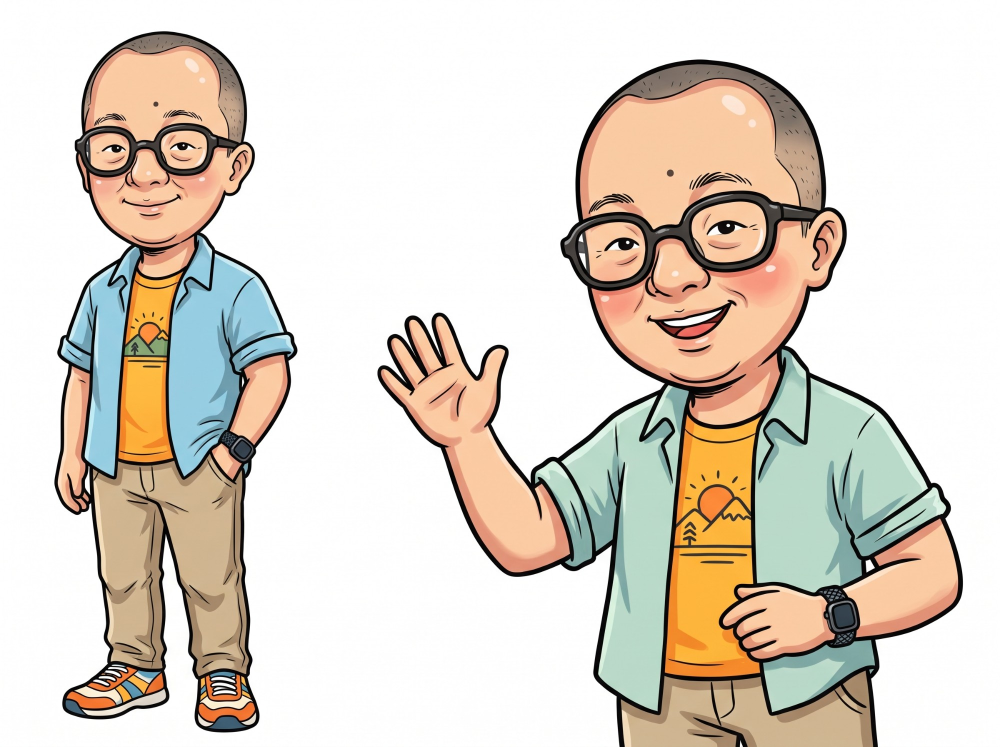
#> input picture video/allan/ref-poses.jpg, 2000 x 1493 px (shown at 1/2 size)
$ python extract.py
#> lines starting #> are read from the running program, lines starting #| are printed output that depends on the picture; after the words box and inside, x2 and y2 are one past the last pixel; in counts of white or black regions, pixels touching at a corner belong together
#> in save_components, im is the input picture: PIL image 2000x1493 RGB; mean R, G, B 221.3, 212.5, 201.1
"""Cut Allan's character sheets into transparent sprites.

Background = near-white pixels connected to the image (or panel) border.
Enclosed whites (eyes, glasses glare, sneaker stripes) are kept.
"""
import numpy as np
from PIL import Image, ImageFilter
from scipy import ndimage as ndi

def cutout(rgb, thr=232):
#> called with thr = 232
    a = np.asarray(rgb).astype(np.int16)
    white = (a.min(axis=2) >= thr)
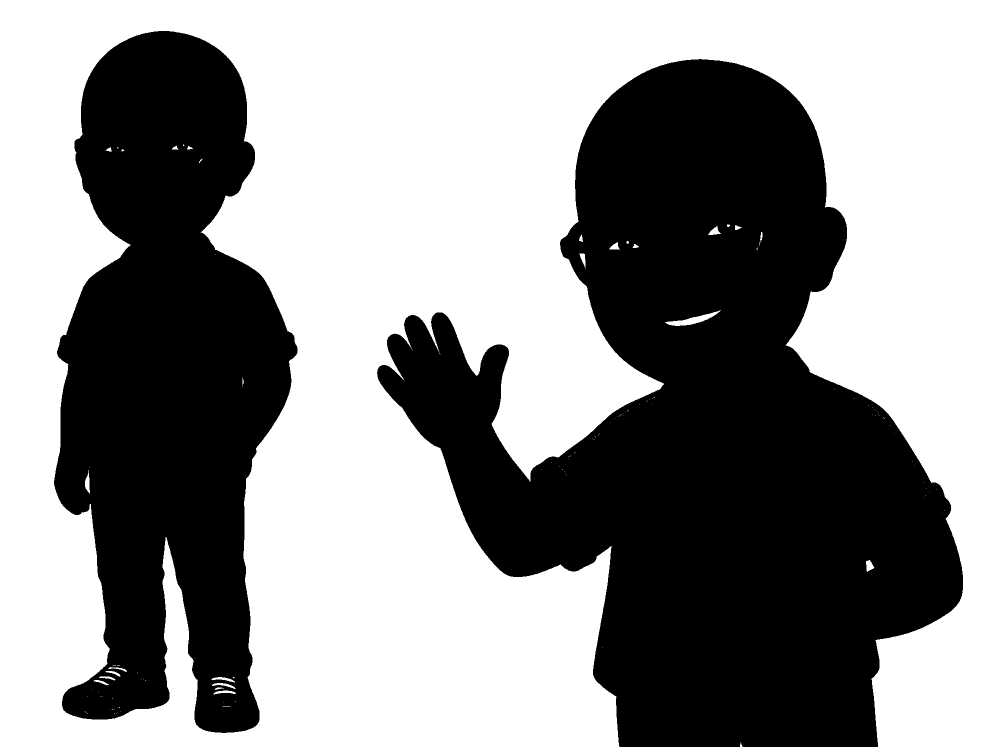
#> white: shape (1493, 2000) bool (shown at 1/2 size); 57.1% white; 2 black regions, box (x1, y1, x2, y2) and area: (754, 118, 1926, 1493) 836957, (108, 62, 595, 1466) 445090
    lab, n = ndi.label(white)
#> lab: shape (1493, 2000) int32; 160 distinct labels, from 0 to 159
#> n = 159
    border = set(np.unique(np.concatenate([lab[0], lab[-1], lab[:, 0], lab[:, -1]]))) - {0}
#> border = 2 items
    bg = np.isin(lab, list(border))
#> bg: shape (1493, 2000) bool; 56.9% white; 2 black regions, box (x1, y1, x2, y2) and area: (754, 118, 1926, 1493) 839282, (108, 62, 595, 1466) 446782
    alpha = (~bg).astype(np.uint8) * 255
    al = Image.fromarray(alpha).filter(ImageFilter.MinFilter(3)).filter(ImageFilter.GaussianBlur(1.0))
    out = rgb.convert('RGBA'); out.putalpha(al)
    return out, ~bg

def save_components(path, prefix, min_area=40000, names=None):
    im = Image.open(path).convert('RGB')
    out, fg = cutout(im)
    lab, n = ndi.label(ndi.binary_closing(fg, iterations=6))
#> lab: shape (1493, 2000) int32; 3 distinct labels, from 0 to 2
#> n = 2
    objs = ndi.find_objects(lab)
#> objs = 2 items
    comps = [(sl, (lab[sl] == i + 1).sum()) for i, sl in enumerate(objs)]
#> comps = 2 items
    comps = [c for c in comps if c[1] > min_area]
    comps.sort(key=lambda c: c[0][1].start)
    for k, (sl, area) in enumerate(comps):
        y0, y1, x0, x1 = sl[0].start, sl[0].stop, sl[1].start, sl[1].stop
        crop = out.crop((max(0, x0 - 4), max(0, y0 - 4), min(im.width, x1 + 4), min(im.height, y1 + 4)))
        name = names[k] if names and k < len(names) else f'{prefix}{k}'
        crop.save(f'sprites/{name}.png'); print(name, crop.size)
#> this loop made 2 passes
#> (area, y0, y1, x0, x1, name) on passes 1 to 2: (447142, 62, 1466, 108, 595, 'stand'), (837015, 118, 1487, 754, 1926, 'wave')
#| stand (495, 1412)
#| wave (1180, 1377)

save_components('ref-poses.jpg', 'pose', names=['stand', 'wave'])
save_components('ref-turnaround.jpg', 'turn', names=['front', 'threeq', 'side', 'back'])
#> call 2 of save_components, with path = 'ref-turnaround.jpg', prefix = 'turn', min_area = 40000
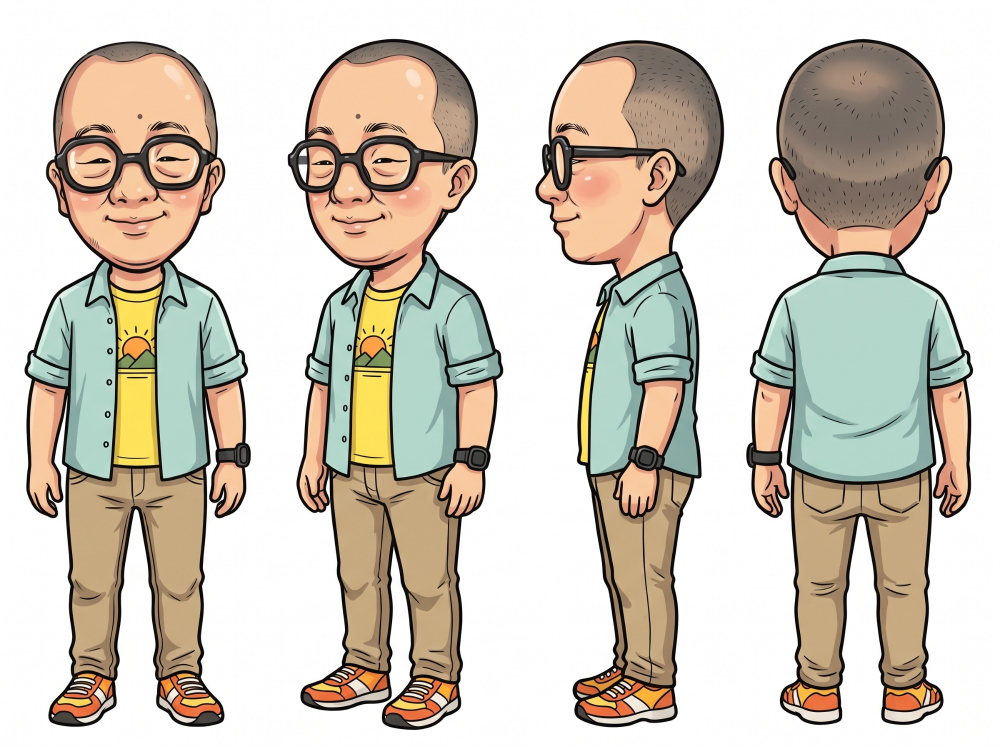
#> input picture video/allan/ref-turnaround.jpg, 2000 x 1493 px (shown at 1/2 size)
#> in save_components, im is the input picture: PIL image 2000x1493 RGB; mean R, G, B 208.3, 200.4, 187.6
#> in cutout (call 2), `white = (a.min(axis=2) >= thr)`: white: shape (1493, 2000) bool; 48.6% white; 245 white regions (228 under 20 px), largest, box (x1, y1, x2, y2) and area: (0, 0, 2000, 1493) 1449385, (1863, 814, 1886, 986) 1335, (598, 329, 614, 365) 377
#> in cutout (call 2), `lab, n = ndi.label(white)`: lab: shape (1493, 2000) int32; 366 distinct labels, from 0 to 365
#> in cutout (call 2), `bg = np.isin(lab, list(border))`: bg: shape (1493, 2000) bool; 48.5% white; 1 white region, box (x1, y1, x2, y2) and area: (0, 0, 2000, 1493) 1449333
#> in save_components (call 2), `lab, n = ndi.label(ndi.binary_closing(fg, iterations=6))`:
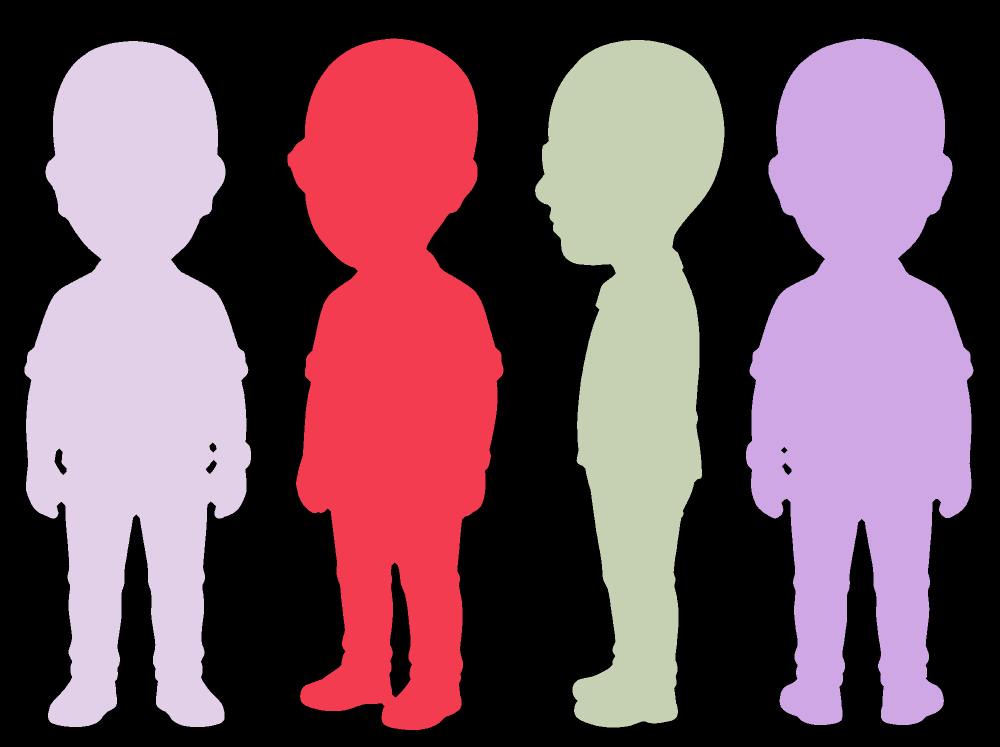
#> lab: shape (1493, 2000) int32 (shown at 1/2 size); 5 distinct labels, from 0 to 4; one colour per label, 0 black
#> in save_components (call 2), `lab, n = ndi.label(ndi.binary_closing(fg, iterations=6))`: n = 4
#> in save_components (call 2), `objs = ndi.find_objects(lab)`: objs = 4 items
#> the loop in save_components (call 2), `for k, (sl, area) in enumerate(comps):` made 4 passes
#> (area, y0, y1, x0, x1, name) on passes 1 to 4: (414783, 82, 1454, 49, 502, 'front'), (402555, 77, 1460, 575, 1007, 'threeq'), (305376, 80, 1455, 1070, 1449, 'side'), (418513, 77, 1450, 1492, 1947, 'back')
#| front (461, 1380)
#| threeq (440, 1391)
#| side (387, 1383)
#| back (463, 1381)

# expressions: 3x3 panels separated by black rules
im = Image.open('ref-expressions.jpg').convert('RGB'); a = np.asarray(im)
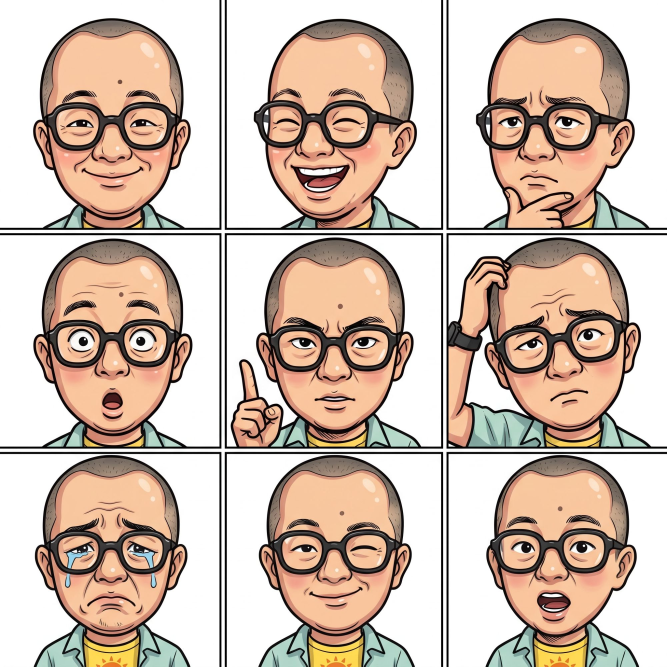
#> input picture video/allan/ref-expressions.jpg, 2000 x 2000 px (shown at 1/3 size)
#> further down, im is the input picture: PIL image 2000x2000 RGB; mean R, G, B 208.5, 189.4, 176
dark = a.max(axis=2) < 90
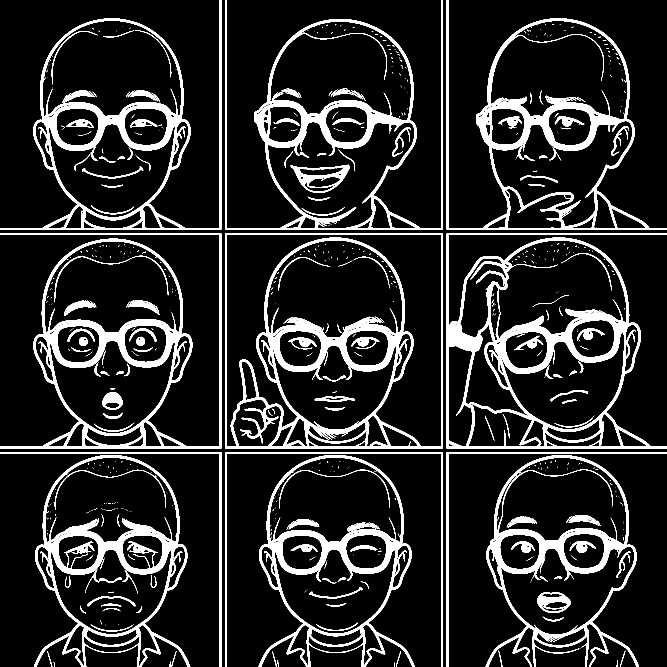
#> dark: shape (2000, 2000) bool (shown at 1/3 size); 13.3% white; 788 white regions (587 under 20 px), largest, box (x1, y1, x2, y2) and area: (1340, 700, 2000, 1346) 66931, (675, 700, 1329, 1346) 63679, (0, 700, 664, 1346) 49480
cols = np.where(dark.mean(axis=0) > .6)[0]; rows = np.where(dark.mean(axis=1) > .6)[0]
#> after `cols = np.where(dark.mean(axis=0) > 0.6)[0]`: cols = 20 values from 659 to 1344
#> after `rows = np.where(dark.mean(axis=1) > 0.6)[0]`: rows = 22 values from 684 to 1361
def groups(idx):
    g = [];
    for i in idx:
        if g and i - g[-1][-1] <= 3: g[-1].append(i)
        else: g.append([i])
#> this loop made 20 passes
#> i on passes 1 to 12: 659, 660, 661, 662, 663, 675, 676, 677, 678, 679, 1324, 1325
#> after the loop, g = [[659, 660, 661, 662, 663], [675, 676, 677, 678, 679], [1324, 1325, 1326, 1327, 1328], [1340, 1341, 1342, 1343, 1344]]
    return [(x[0], x[-1]) for x in g]
cg, rg = groups(cols), groups(rows)
#> the loop in groups (call 2), `for i in idx:` made 22 passes
#> i on passes 1 to 12: 684, 685, 686, 687, 688, 700, 701, 702, 703, 704, 1340, 1341
#> cg = [(659, 663), (675, 679), (1324, 1328), (1340, 1344)]; rg = [(684, 688), (700, 704), (1340, 1345), (1356, 1361)]
print('rules', cg, rg)
#| rules [(659, 663), (675, 679), (1324, 1328), (1340, 1344)] [(684, 688), (700, 704), (1340, 1345), (1356, 1361)]
xs = [0] + [c for g in cg for c in g] + [im.width]; ys = [0] + [r for g in rg for r in g] + [im.height]
#> after `xs = [0] + [c for g in cg for c in g] + [im.width]`: xs = [0, 659, 663, 675, 679, 1324, 1328, 1340, 1344, 2000]
#> after `ys = [0] + [r for g in rg for r in g] + [im.height]`: ys = [0, 684, 688, 700, 704, 1340, 1345, 1356, 1361, 2000]
xb = [(xs[i] + 6, xs[i + 1] - 6) for i in range(0, len(xs), 2)]; yb = [(ys[i] + 6, ys[i + 1] - 6) for i in range(0, len(ys), 2)]
#> after `xb = [(xs[i] + 6, xs[i + 1] - 6) for i in range(0, len(xs), 2)]`: xb = [(6, 653), (669, 669), (685, 1318), (1334, 1334), (1350, 1994)]
#> after `yb = [(ys[i] + 6, ys[i + 1] - 6) for i in range(0, len(ys), 2)]`: yb = [(6, 678), (694, 694), (710, 1334), (1351, 1350), (1367, 1994)]
names = ['smile', 'laugh', 'think', 'surprised', 'explain', 'worried', 'cry', 'wink', 'talk']
k = 0
for (y0, y1) in yb:
    for (x0, x1) in xb:
        if y1 - y0 < 200 or x1 - x0 < 200: continue
        panel = im.crop((x0, y0, x1, y1))
        # make the bottom edge not count as background border (bust is cut there)
        pad = Image.new('RGB', (panel.width + 2, panel.height + 2), 'white'); pad.paste(panel, (1, 1))
        a2 = np.asarray(pad).copy(); a2[-2:, :, :] = 0  # seal bottom
        out, fg = cutout(Image.fromarray(a2))
        out = out.crop((1, 1, panel.width + 1, panel.height + 1))
        o = np.asarray(out).copy(); o[-2:, :, 3] = o[-4:-2, :, 3].max(axis=0); out = Image.fromarray(o)
        bb = out.getchannel('A').point(lambda v: 255 if v > 20 else 0).getbbox(); out = out.crop(bb)
        out.save(f'sprites/x_{names[k]}.png'); print(names[k], out.size); k += 1
#> this loop made 5 passes
#> (y0, y1) on passes 1, 3, 5: (6, 678), (710, 1334), (1367, 1994)
#| smile (474, 624)
#| laugh (491, 622)
#| think (516, 624)
#| surprised (479, 619)
#| explain (568, 622)
#| worried (596, 622)
#| cry (465, 627)
#| wink (466, 627)
#| talk (457, 627)
#> pass 1, in cutout (call 3), `lab, n = ndi.label(white)`:
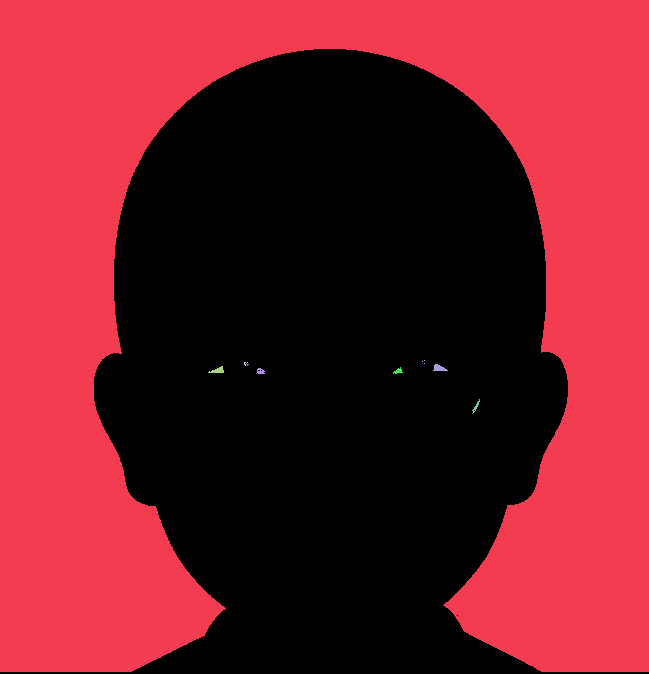
#> lab: shape (674, 649) int32; 17 distinct labels, from 0 to 16; one colour per label, 0 black
#> after the loop:
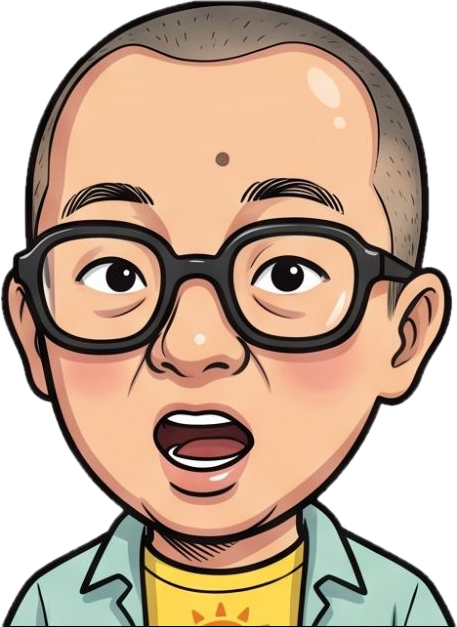
#> out: PIL image 457x627 RGBA; mean R, G, B, A 195.3, 170.4, 149.9, 195.4; transparent parts drawn white
#> after the loop, k = 9
